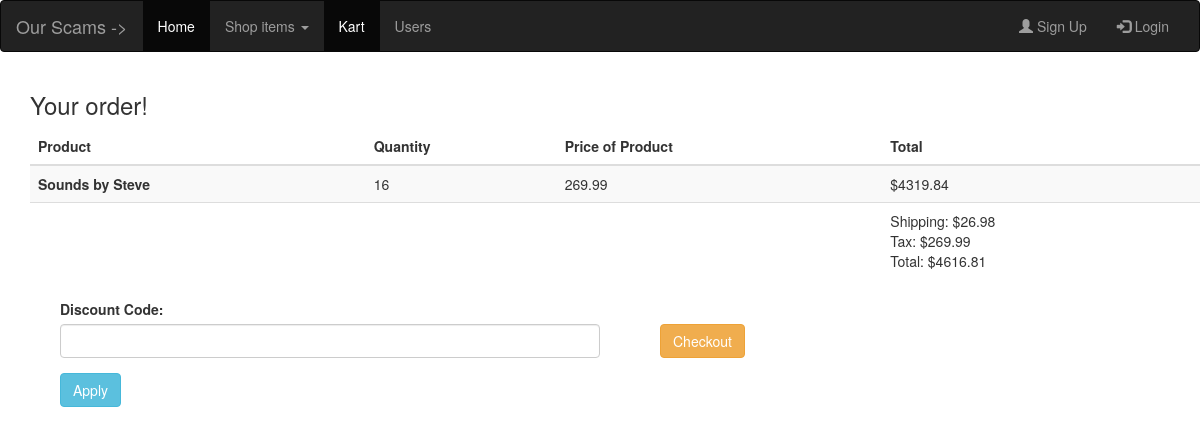
The app's page /Pages/checkoutPage.php?add_ID=1 with its own data.
### tables this page shows
CREATE TABLE `order_info` (
  `order_ID` int(11) NOT NULL,
  `product_ID` int(11) NOT NULL,
  `quantity` int(11) NOT NULL
);

CREATE TABLE `products` (
  `product_ID` int(11) NOT NULL,
  `name` varchar(100) DEFAULT NULL,
  `price` double(8,2) DEFAULT NULL,
  `short_desc` varchar(150) DEFAULT NULL,
  `image` varchar(100) DEFAULT NULL,
  `category_ID` int(11) DEFAULT NULL,
  `description` varchar(300) DEFAULT NULL,
  `desc_image` varchar(30) DEFAULT NULL,
  `weightKg` int(11) NOT NULL DEFAULT '13'
);

### Classes/OrderDataService.php (called while the page is built, shortened)
<?php
class orderDataService{
    function findCurrentOrder($id){
        $database = new Database();
        $connection = $database->getConnected();
        $orderItems = [];
        $order_id = 0;
        $sql = "SELECT * FROM orders WHERE active = true AND user_ID = $id";
        if ($result = $connection->query($sql)) {
            if($result->num_rows === 0){
                return null;
            }
            else{
                $order_id = $result->fetch_assoc();
                $order_id = $order_id['order_ID'];
            }
        } else {
            echo "<p style=\"color:red;\">ERROR: " . $DBConnect->error . "</p>";
            return null;
        }
        $sql = "SELECT products.name, order_info.quantity,products.price FROM order_info INNER JOIN products ON order_info.product_ID=products.product_ID WHERE order_info.order_ID = $order_id";
        if ($result = $connection->query($sql)) {
            $index = 0;
            if($result->num_rows === 0)
                return null;
            else{
                while($row = $result->fetch_assoc()){
                    $orderItems[$index] = array($row['name'] , $row ['quantity'] , $row['price']);
                    ++$index;
                }
                return $orderItems;
            }
        } else {
            echo "<p style=\"color:red;\">ERROR: " . $DBConnect->error . "</p>";
            return null;
        }
    }
    function getOrderID($id){
        $database = new Database();
        $connection = $database->getConnected();
        $sql = "SELECT * FROM orders WHERE active = true AND user_ID = $id";
        if ($result = $connection->query($sql)) {
            if($result->num_rows === 0){
                return null;
            }
            else{
                $order_id = $result->fetch_assoc();
                $order_id = $order_id['order_ID'];
                return $order_id;
            }
        } else {
            echo "<p style=\"color:red;\">ERROR: " . $DBConnect->error . "</p>";
            return null;
        }
    }
    function getOrderTotal(){
        $db = new Database();
        $connection = $db->getConnected();
        $order_id = $this->getOrderID(1);
        $sql = "SELECT order_info.quantity, products.price , products.weightKg FROM order_info INNER JOIN products ON order_info.product_ID=products.product_ID WHERE order_info.order_ID = $order_id";
        if ($result = $connection->query($sql)) {
            $index = 0;
            if($result->num_rows === 0)
                return null;
            else{
                while($row = $result->fetch_assoc()){
                    $orderItems[$index] = array($row ['quantity'] , $row['price'], $row['weightKg']);
                    ++$index;
                }
                return $orderItems;
            }
        } else {
            echo "<p style=\"color:red;\">ERROR: " . $DBConnect->error . "</p>";
            return null;
        }
    }
}
?>

### Classes/OrderBusinessService.php (called while the page is built, shortened)
<?php
require ("OrderDataService.php");
?>
<?php
class orderBusinessService{
    function getOrders($id){
        $service = new orderDataService();
        return $service->findCurrentOrder($id);
    }
    function getTotal($userID){
        $service = new orderDataService();
        $taxRate = .0625;
        $shippingRate = 5.62;
        $runningTotal = 0;
        $totalWeight = 0;
        $output = array();
        $items = $service->getOrderTotal();
        foreach($items as $item){
            $runningTotal += $item[0] * $item[1];
            $totalWeight += $item[0] * $item[2];
        }
        $tax = $taxRate * $runningTotal;
        $shipping = $totalWeight * ($shippingRate/10);
        $total = $runningTotal + $tax + $shipping;
        array_push($output,round($shipping, 2));
        array_push($output,round($tax , 2));
        array_push($output,round($total , 2));
        return $output;
    }
}
?>

### Pages/fragments/_displayOrder.php (the view, shortened to what this page needs)
<?php
require_once("../Classes/OrderBusinessService.php");
function displayOrder($orders)
{
?>
<table class="table table-striped table-dark">
  <thead>
    <tr>
      <th scope="col">Product</th>
      <th scope="col">Quantity</th>
      <th scope="col">Price of Product</th>
      <th scope="col">Total</th>
    </tr>
  </thead>
  <tbody>
      <?php
        $service = new orderBusinessService();
        $index = 0;
        foreach($orders as $o)
        {
          $temptotal = $o[1] * $o[2];
          $order[$index] = array($o[0], $o[1], $o[2], $temptotal);
          $index++;
        }
        foreach($order as $column)
        {
      ?>
          <tr>
            <th scope="row"><?php echo $column[0]; ?></th>
            <td><?php echo $column[1];?></td>
            <td><?php echo $column[2];?></td>
            <td>$<?php echo $column[3];?></td>
          </tr>
      <?php
        }
          $checkoutInfo = $service->getTotal(1);
          $total = $checkoutInfo[2];
      ?>
            <tr>
            <th></th>
            <td></td>
            <td></td>
            <td><?php
                  echo "Shipping: \$$checkoutInfo[0] <br/>Tax: $$checkoutInfo[1] <br/>Total: $$total";
              ?></td>
            </tr>
  </tbody>
</table>
<?php
}
?>

### records on screen
order_info: product_ID.name "Sounds by Steve", quantity "16", product_ID.price "269.99", column "4319.84"

### other values on screen
$checkoutInfo[0] "26.98"
$checkoutInfo[1] "269.99"
$total "4616.81"
